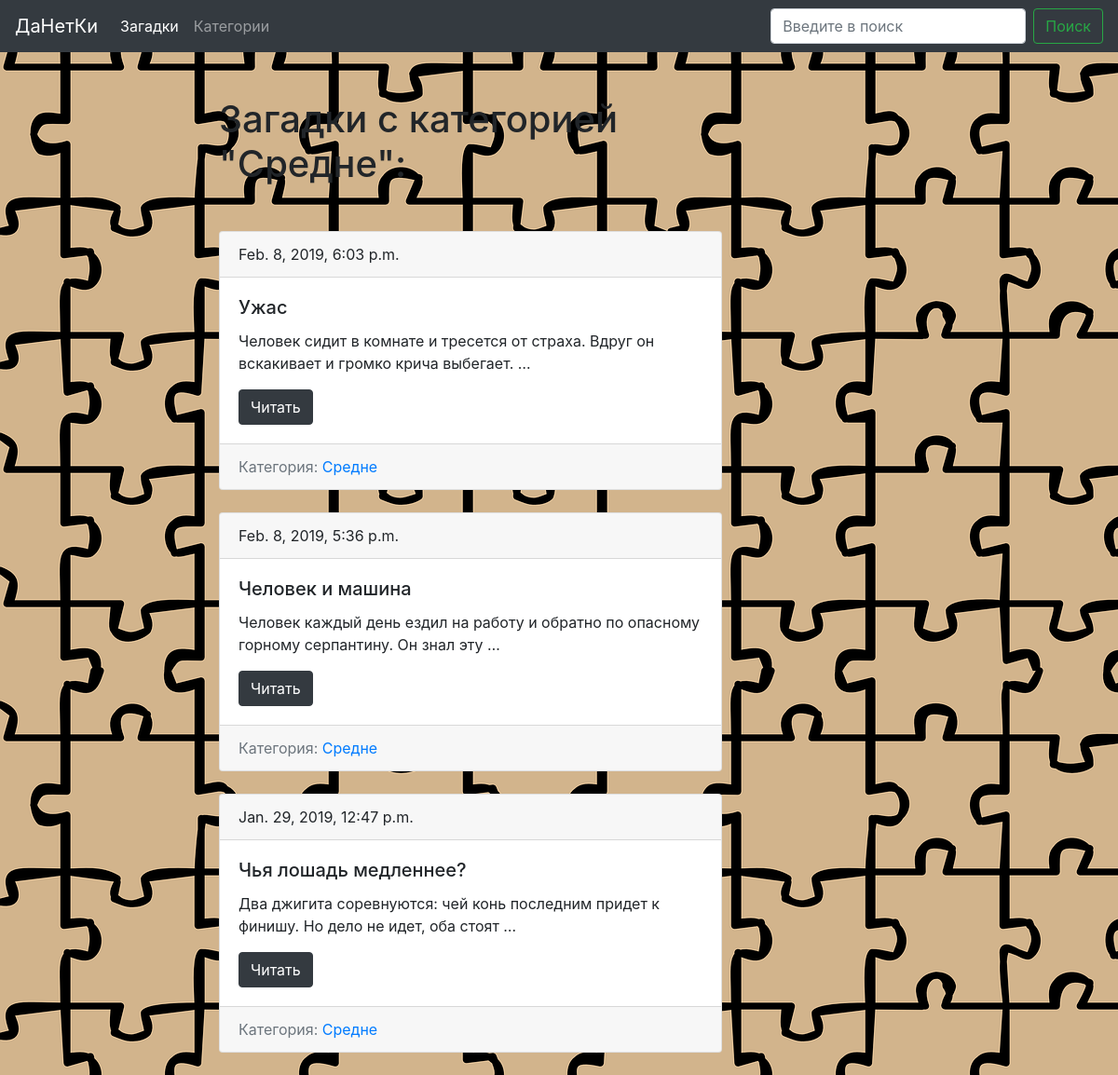
The page /ДаНетКи/категории/sredne/ on the database its author committed.
### blog/models.py (models this page shows, shortened)
class Category(models.Model):
    title = models.CharField(max_length=50)
    slug = models.SlugField(max_length=50, unique=True)
    def get_absolute_url(self):
        return reverse('category_detail_url', kwargs={'slug': self.slug})

class Post(models.Model):
    title = models.CharField(max_length=150, db_index=True)
    slug = models.SlugField(max_length=150, unique=True)
    body = models.TextField(blank=True, db_index=True)
    category = models.ManyToManyField('Category', blank=True, related_name='posts')
    answer = models.TextField(blank=True, db_index=True)
    date_pub = models.DateTimeField(auto_now_add=True)
    def get_absolute_url(self):
        return reverse('post_detail_url', kwargs={'slug': self.slug})
    class Meta:
        ordering = ['-date_pub']

### blog/views.py (called while the page is built)
    def get(self, request, slug):
        category = Category.objects.get(slug__iexact=slug)
        return render(request, 'blog/category_detail.html', context={'category': category})

### blog/templates/blog/category_detail.html (shortened to what this page needs)
{% extends 'blog/base_blog.html' %}
{% block content %}
  <h1 class="mb-5">Загадки с категорией "{{ category.title|title }}":</h1>
  {% for post in category.posts.all %}
    {% include 'blog/includes/post_card.html' %}
  {% endfor %}
{% endblock %}

### blog/templates/blog/base_blog.html
{% extends 'base.html' %}

### templates/base.html (shortened to what this page needs)
{% load static %}
<!DOCTYPE html>
<html lang="en" dir="ltr">
<head>
  <link rel="stylesheet" href="https://stackpath.bootstrapcdn.com/bootstrap/4.2.1/css/bootstrap.min.css">
  <link rel="stylesheet" href="{% static 'css/styles.css' %}">
</head>
<body>
  <nav class="navbar navbar-dark bg-dark navbar-expand-lg navbar-light bg-light">
    <a class="navbar-brand" href="{% url 'posts_list_url' %}">ДаНетКи</a>
    <div class="collapse navbar-collapse" id="navbarSupportedContent">
      <ul class="navbar-nav mr-auto">
        <li class="nav-item active">
          <a class="nav-link" href="{% url 'posts_list_url' %}">Загадки</a>
        </li>
        <li class="nav-item">
          <a class="nav-link" href="{% url 'categories_list_url' %}">Категории</a>
        </li>
      </ul>
      <form class="form-inline my-2 my-lg-0" action="{% url 'posts_list_url' %}">
        <input class="form-control mr-sm-2" type="search" placeholder="Введите в поиск" aria-label="Search" name="search">
        <button class="btn btn-outline-success my-2 my-sm-0" type="submit">Поиск</button>
      </form>
    </div>
  </nav>
  <div class="container mt-5">
    <div class="row">
      <div class="col-6 offset-md-2">
        {% block content %}{% endblock %}
      </div>
    </div>
  </div>
</body>
</html>

### blog/templates/blog/includes/post_card.html
<div class="card mb-4">
  <div class="card-header">
    {{ post.date_pub }}
  </div>
  <div class="card-body">
    <h5 class="card-title">{{ post.title }}</h5>
    <p class="card-text">{{ post.body|truncatewords:15 }}</p>
    <a href="{{ post.get_absolute_url }}" class="btn btn-dark">Читать</a>
  </div>
  <div class="card-footer text-muted">
   Категория:
    {% for category in post.category.all %}
      <a href="{{ category.get_absolute_url }}">{{ category.title|title }}</a>
    {% endfor %}
 </div>
</div>

### static/css/styles.css (style rules this page uses)
body { background-image: url("img/image2.png") }

### rows shown on the page
Category: title "Средне"
Post: date_pub "Feb. 8, 2019, 6:03 p.m.", title "Ужас", body "Человек сидит в комнате и тресется от страха. Вдруг он вскакивает и громко крича выбегает. …"
Post: date_pub "Feb. 8, 2019, 5:36 p.m.", title "Человек и машина", body "Человек каждый день ездил на работу и обратно по опасному горному серпантину. Он знал эту …"
Post: date_pub "Jan. 29, 2019, 12:47 p.m.", title "Чья лошадь медленнее?", body "Два джигита соревнуются: чей конь последним придет к финишу. Но дело не идет, оба стоят …"
